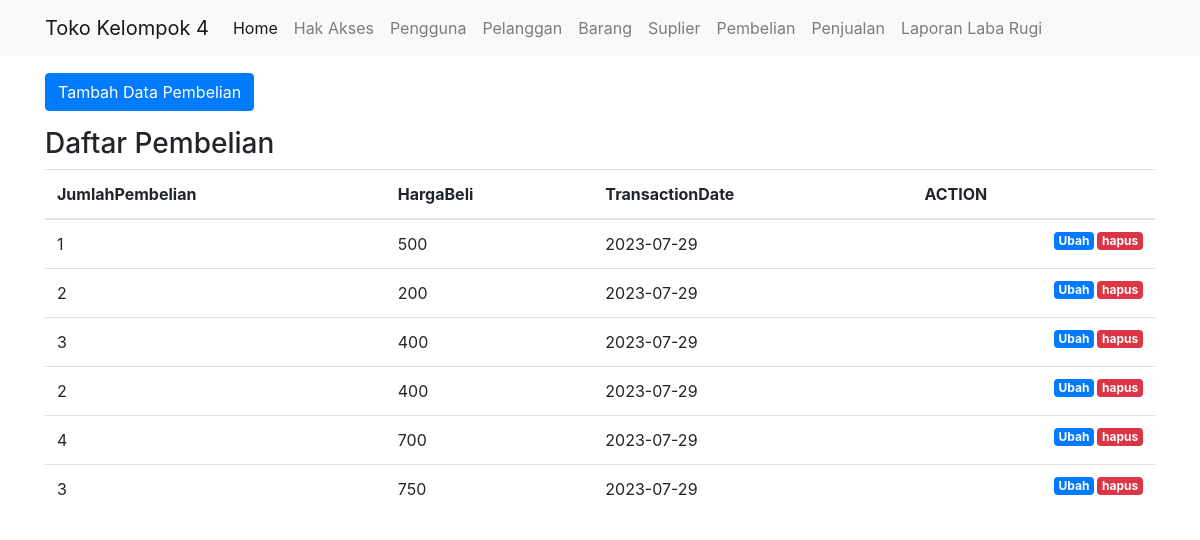
Screenshot of /public/pembelian with the database file from the repository.
### tables this page shows
CREATE TABLE `pembelian` (
  `IdPembelian` int(11) NOT NULL,
  `JumlahPembelian` int(11) DEFAULT NULL,
  `HargaBeli` int(11) DEFAULT NULL,
  `IdPengguna` int(11) DEFAULT NULL,
  `TransactionDate` varchar(255) NOT NULL
);

### app/core/Controller.php (called while the page is built, shortened)
<?php
class Controller {
    public function view($view, $data = [])
    {
        require_once '../app/views/' . $view . '.php';
    }
    public function model($model)
    {
        return new $model;
    }
}

### app/controllers/Pembelian.php (called while the page is built, shortened)
<?php
class Pembelian extends Controller {
    public function index()
    {
        $data['judul'] = 'Daftar Pembelian';
        $data['br'] = $this->model('Pembelian_model')->getAllPembelian();
        $this->view('templates/header', $data);
        $this->view('pembelian/index', $data);
        $this->view('templates/footer');
    }
}

### app/core/App.php (called while the page is built, shortened)
<?php
class App {
    protected $method = 'index';
    protected $params = [];
    public function __construct()
    {
        $this->controller = new $this->controller;
        call_user_func_array([$this->controller, $this->method], $this->params);
    }
}

### public/index.php (called while the page is built, shortened)
<?php
$app = new App;

### app/core/Database.php (called while the page is built, shortened)
<?php
class Database {
    private $host = DB_HOST;
    private $user = DB_USER;
    private $pass = DB_PASS;
    private $db_name = DB_NAME;
    private $dbh;
    private $stmt;
    public function __construct()
    {
        $dsn = 'mysql:host=' . $this->host . ';dbname=' . $this->db_name;
        $option = [
            PDO::ATTR_PERSISTENT => true,
            PDO::ATTR_ERRMODE => PDO::ERRMODE_EXCEPTION
        ];
        try {
            $this->dbh = new PDO($dsn, $this->user, $this->pass, $option);
        } catch(PDOException $e) {
            die($e->getMessage());
        }
    }
    public function query($query)
    {
        $this->stmt = $this->dbh->prepare($query);
    }
    public function execute()
    {
        $this->stmt->execute();
    }
    public function resultSet()
    {
        $this->execute();
        return $this->stmt->fetchAll(PDO::FETCH_ASSOC);
    }
}

### app/models/Pembelian_model.php (called while the page is built, shortened)
<?php
class Pembelian_model {
    private $table = 'pembelian';
    private $db;
    public function __construct()
    {
        $this->db = new Database;
    }
    public function getAllPembelian()
    {
        $this->db->query('SELECT * FROM ' . $this->table);
        return $this->db->resultSet();
    }
}

### app/views/pembelian/index.php (the view, shortened to what this page needs)
<div class="container mt-3">
    <div class="row">
      <div class="col-lg-6">
      </div>
    </div>
    <div class="row mb-3">
      <div class="col-lg-6">
        <button type="button" class="btn btn-primary tombolTambahData" data-toggle="modal" data-target="#formModal">
          Tambah Data Pembelian
        </button>
      </div>
    </div>
    <h3>Daftar Pembelian</h3>
    <table class="table table-hover">
                <thead>
                    <tr>
                        <th scope="col">JumlahPembelian</th>
                        <th scope="col">HargaBeli</th>
                        <th scope="col">TransactionDate</th>
                        <th scope="col">ACTION</th>
                    </tr>
                </thead>
                <tbody>
                    <?php foreach( $data['br'] as $br ) : ?>
                    <tr>
                        <td><?= $br['JumlahPembelian'];?></td>
                        <td><?= $br['HargaBeli'];?></td>
                        <td><?= $br['TransactionDate'];?></td>
                        <td>
                        <a href="<?= BASEURL; ?>/pembelian/hapus/<?= $br['IdPembelian']; ?>" class="badge badge-danger float-right" onclick="return confirm('yakin?');">hapus</a>
                        <a href="<?= BASEURL; ?>/pembelian/ubahDetail/<?= $br['IdPembelian']; ?>" class="badge badge-primary float-right">Ubah</a>
                        </td>
                    </tr>
                    <?php endforeach; ?>
                </tbody>
    </table>
</div>

### app/views/templates/header.php (shortened to what this page needs)
<!DOCTYPE html>
<html lang="en">
<head>
    <link rel="stylesheet" href="<?= BASEURL; ?>/css/bootstrap.css">
    <link rel="stylesheet" href="<?= BASEURL; ?>/css/style.css">
</head>
<body>
<nav class="navbar navbar-expand-lg navbar-light bg-light">
  <div class="container">
      <a class="navbar-brand" href="<?= BASEURL; ?>">Toko Kelompok 4</a>
      <div class="collapse navbar-collapse" id="navbarNavAltMarkup">
        <div class="navbar-nav">
          <a class="nav-item nav-link active" href="<?= BASEURL; ?>">Home <span class="sr-only">(current)</span></a>
          <a class="nav-item nav-link" href="<?= BASEURL; ?>/akses">Hak Akses</a>
          <a class="nav-item nav-link" href="<?= BASEURL; ?>/pengguna">Pengguna</a>
          <a class="nav-item nav-link" href="<?= BASEURL; ?>/pelanggan">Pelanggan</a>
          <a class="nav-item nav-link" href="<?= BASEURL; ?>/barang">Barang</a>
          <a class="nav-item nav-link" href="<?= BASEURL; ?>/suplier">Suplier</a>
          <a class="nav-item nav-link" href="<?= BASEURL; ?>/pembelian">Pembelian</a>
          <a class="nav-item nav-link" href="<?= BASEURL; ?>/penjualan">Penjualan</a>
          <a class="nav-item nav-link" href="<?= BASEURL; ?>/report">Laporan Laba Rugi</a>
        </div>
      </div>
  </div>
</nav>

### app/views/templates/footer.php (shortened to what this page needs)
</body>
</html>

### public/css/style.css (style rules this page uses)
.badge { margin-left: 3px; }

### rows the page displays
pembelian: JumlahPembelian "1", HargaBeli "500", TransactionDate "2023-07-29"
pembelian: JumlahPembelian "2", HargaBeli "200", TransactionDate "2023-07-29"
pembelian: JumlahPembelian "3", HargaBeli "400", TransactionDate "2023-07-29"
pembelian: JumlahPembelian "2", HargaBeli "400", TransactionDate "2023-07-29"
pembelian: JumlahPembelian "4", HargaBeli "700", TransactionDate "2023-07-29"
pembelian: JumlahPembelian "3", HargaBeli "750", TransactionDate "2023-07-29"
